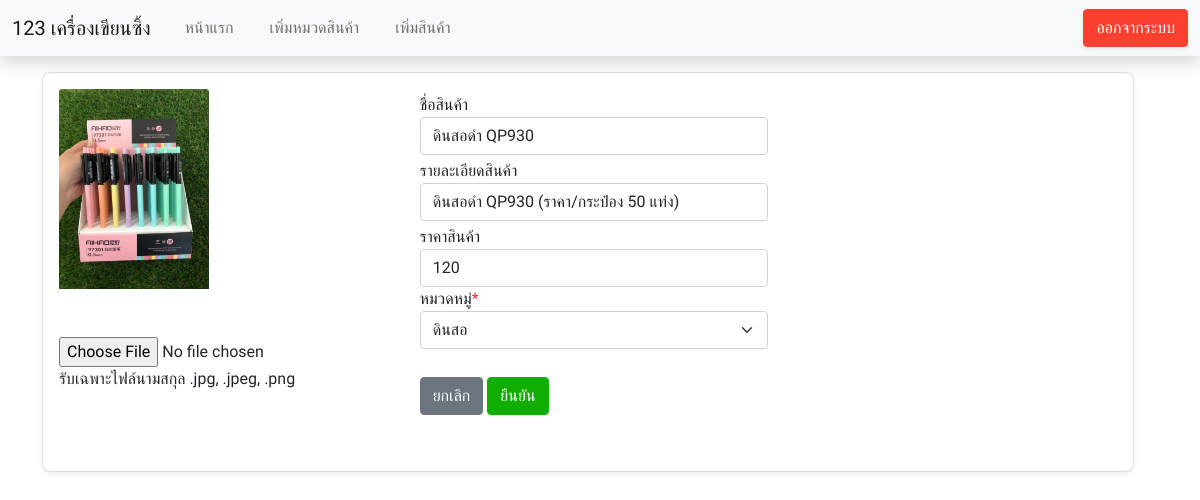
Screenshot of /views/edit_item.php?target=1643470637 with the database file from the repository.
### tables this page shows
CREATE TABLE `item_detail` (
  `item_id` int(11) NOT NULL COMMENT 'item id',
  `cate_id` int(50) NOT NULL,
  `item_name` varchar(50) NOT NULL COMMENT 'name of the item',
  `image_name` varchar(50) NOT NULL COMMENT 'image if item',
  `item_prince` int(11) NOT NULL,
  `type` varchar(50) NOT NULL,
  `item_detail` varchar(500) NOT NULL COMMENT 'detail if the item'
);

### views/edit_item.php (the view, shortened to what this page needs)
<!DOCTYPE html>
<html lang="en">
<head>
    <link href="https://cdn.jsdelivr.net/npm/bootstrap@5.0.2/dist/css/bootstrap.min.css" rel="stylesheet">
    <link rel="stylesheet" href="../assets/css/font.css">
    <link rel="stylesheet" href="../assets/css/style.css">
</head>
<body>
    <?php
        include "header.php";
    ?>
    <div class="container-xl my-3">
        <div class="row">
        <div class="row">
        <form method="POST" action="../../work7/process/updateItem.php?op=edit" enctype="multipart/form-data">
            <div class="row ">
                <div class="col-lg-12">
                    <div class="card shadow-sm " style="min-height: 400px; ">
                        <div class="card-body ">
                        <div class="row">
                                <div class="col-md-4">
                                <?php
                                    include '../../work7/process/connect.php';
                                    $id=$_GET["target"];
                                    $sql_allitem = "SELECT * FROM item_detail WHERE item_id=$id";
                                    $result_allid = mysqli_query($connect, $sql_allitem);
                                    while($row2 = mysqli_fetch_array($result_allid)) {
                                        echo '<img src="../images/'.$row2["image_name"].'" class="card-img-top" alt="..." style="width: 150px;">';
                                    };
                                ?>
                                <br>
                                <br>
                                <br>
                                <div class="basic-form">
                                    <input type="file" name="fileImage" id="fileImage" accept=".jpg, .jpeg, .png">
                                    <p>รับเฉพาะไฟล์นามสกุล .jpg, .jpeg, .png</p>
                                </div>
                                </div>
                                <div class="col-md-8">
                                    <?php
                                        include '../../work7/process/connect.php';
                                        $id=$_GET["target"];
                                        $sql_allitem = "SELECT * FROM item_detail WHERE item_id=$id";
                                        $result_allid = mysqli_query($connect, $sql_allitem);
                                        $row2 = mysqli_fetch_array($result_allid);
                                    ?>
                                    <div class="col-lg-6 col-md-12 col-sm-12 mt-1">
                                        <label for="text">ชื่อสินค้า</label>
                                        <input type="text" class="form-control" name="item_name" value="<?php echo $row2["item_name"];?>">
                                    </div>
                                    <div class="col-lg-6 col-md-12 col-sm-12 mt-1">
                                        <label for="text">รายละเอียดสินค้า</label>
                                        <input type="text" class="form-control" name="item_detail" value="<?php echo $row2["item_detail"];?>">
                                    </div>
                                    <div class="col-lg-6 col-md-12 col-sm-12 mt-1">
                                        <label for="text">ราคาสินค้า</label>
                                        <input type="number" class="form-control" name="item_prince" value="<?php echo $row2["item_prince"];?>">
                                    </div>
                                    <div class="col-lg-6 col-md-12 col-sm-12">
                                            <label for="text">หมวดหมู่<span class="text-danger">*</span></label>
                                                <select name="cate_id" class="form-control form-select" required>
                                                <?php echo '<option value="'.$row2["cate_id"].'">'.$row2["type"].'</option>'; ?>
                                                </select>
                                    </div>
                                    <br>
                                    <div class="col-lg-6 col-md-12 col-sm-12 mt-1">
                                        <button type="button" class="btn btn-secondary" data-bs-dismiss="modal">ยกเลิก</button>
                                        <button  class="btn btn-success" type="submit">ยืนยัน</button>
                                    </div>
                                </div>
                            </div>
                        </div>
                    </div>
                </div>
            </div>
        </form>
    </div>
</div>
</body>
</html>

### assets/css/style.css (style rules this page uses)
.card { border-radius: .5rem; }
.btn-success { color: #fff; background-color: #0fae00; border-color: #0fae00; }

### rows the page displays
item_detail: image_name (picture), item_name "ดินสอดำ QP930", item_detail "ดินสอดำ QP930 (ราคา/กระป๋อง 50 แท่ง)", item_prince "120", cate_id "ดินสอ"
